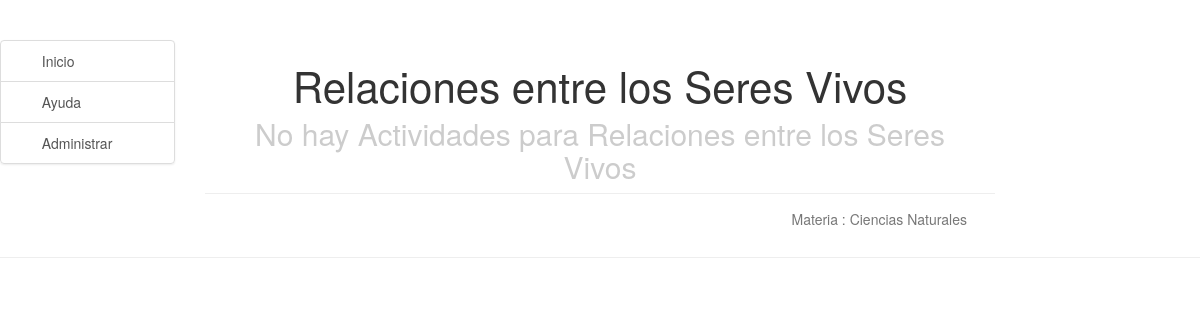
The app's page /didData/ActividadDetPy/7/ with its own data.
### didData/models.py (models this page shows, shortened)
class Actividad(models.Model):
    idTema = models.ForeignKey(Tema)
    idTipoActividad = models.ForeignKey(TipoActividad)
    identificacion = models.IntegerField()
    nombre = models.CharField(max_length=200)
    descripcion = models.TextField()
    comentario = models.TextField()
    activa = models.BooleanField()

class Tema(models.Model):
    idMateria = models.ForeignKey(Materia)
    identificacion = models.IntegerField()
    nombre = models.CharField(max_length=200)
    descripcion = models.TextField()
    comentario = models.TextField
    activa = models.BooleanField()

class Materia(models.Model):
    identificacion = models.IntegerField()
    nombre = models.CharField(max_length=50)
    descripcion = models.TextField()
    comentario = models.TextField
    activa = models.BooleanField()

### didData/views.py (the view)
# urls.py: url(r'^didData/ActividadDetPy/(?P<pk>[0-9]+)/$', views.detalleActividadPython, name='detalleActividadPython'),
def detalleActividadPython(request, pk):
    estaactividad = get_object_or_404(Actividad, id=pk) #objeto tipo Actividad id = pk
    actividadesDet = ActividadDet.objects.filter(idActividad=estaactividad.id).order_by('identificacion')
    if actividadesDet:
        nombrearchivo = createFileVerticalTabs(actividadesDet, pk)
    else:
        return render(request, 'didData/enConstruccion.html', {'Actividad': estaactividad})
    return render(request, 'didData/generado/generadoTab_' + str(pk) + '.html')

### didData/templates/didData/enConstruccion.html (shortened to what this page needs)
{% extends 'didData/base.html' %}
    {% load staticfiles %}
    {% block content %}
        <div class="header">
            <h1>{{ Actividad.idTema.nombre }}</h1>
            <h2>No hay Actividades para {{ Actividad.nombre }}</h2>
        </div>
        <div class="content">
            <br>
            <p style= "text-align:right;">Materia : {{ Actividad.idTema.idMateria.descripcion }}</p>
        </div>
    {% endblock %}

### didData/static/css/side-menu.css (style rules this page uses)
body { color: #777; }
.content { margin: 0 auto; padding: 0 2.5em; max-width: 800px; margin-bottom: 20px; line-height: 1.2em; }
.header { margin: 0; color: #333; text-align: center; padding: 1em 2em 0; border-bottom: 1px solid #eee; }
.header h1 { margin: 0.2em 0; font-size: 3em; font-weight: 280; }
.header h2 { font-weight: 250; color: #ccc; padding: 0; margin-top: 0; }
@media (min-width: 48em) { .header, .content { padding-left: 2em; padding-right: 2em; } }

### records on screen
Actividad: idTema.nombre "Relaciones entre los Seres Vivos", nombre "Relaciones entre los Seres Vivos", idTema.idMateria.descripcion "Ciencias Naturales"
